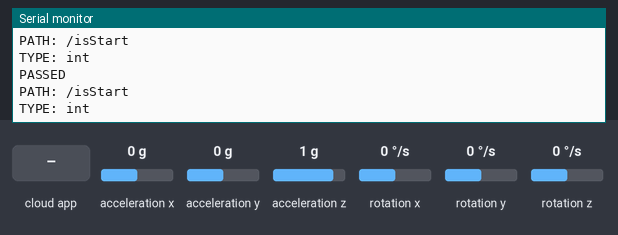
Simulated run of this sketch. Board: ESP8266 (NodeMCU). Parts: the last lines printed to the serial monitor. Inputs (shaded band) come from the test bench; at power-on: acceleration x 0 g, acceleration y 0 g, acceleration z 1 g, rotation x 0 °/s, rotation y 0 °/s, rotation z 0 °/s. WiFi joins after 1.5 s; servers stay silent unless stated; the Firebase database answers and starts empty.

Above: at 2.7 s.
2.8 s: the phone or cloud app sets isStart to 1
At 4.99 s:
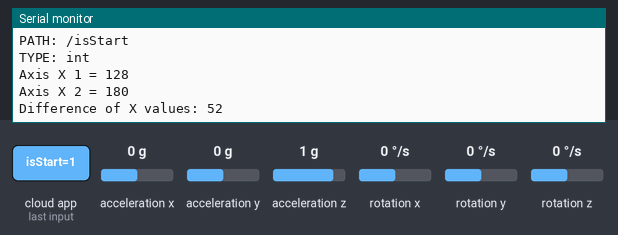
5.8 s: acceleration x set to -1.4 g
At 6.3 s:
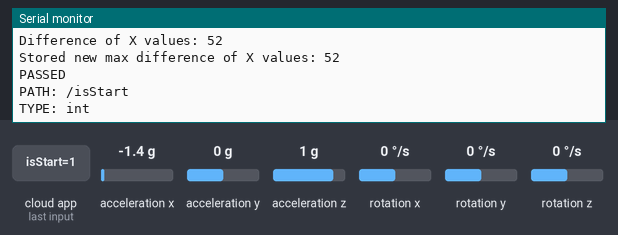
7.3 s: acceleration x set to -0.8 g
Timing chart, 0 to 10.3 s (numbered marks = the images above; inputs shaded):
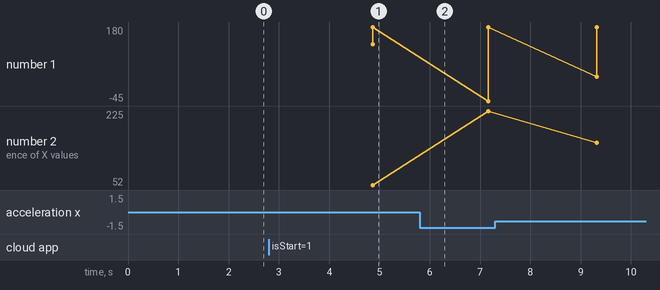

The sketch:

Firebase_connect_try.ino
```cpp
#include "Wire.h"
#include "I2Cdev.h"
#include "MPU6050.h"
#include <Arduino.h>
#if defined(ESP32)
#include <WiFi.h>
#elif defined(ESP8266)
#include <ESP8266WiFi.h>
#endif
#include <Firebase_ESP_Client.h>
#include "addons/TokenHelper.h"
#include "addons/RTDBHelper.h"
// WiFi credentials
#define WIFI_SSID "Kfirs Phone"
#define WIFI_PASSWORD "Kfir@326158813"

// Firebase credentials
#define API_KEY "AIzaSyCVEjwukELHMRqnj6yjIvmQcDVdPtR5zD4"
#define DATABASE_URL "https://finalproj155-default-rtdb.firebaseio.com/"
FirebaseData fbdo;

FirebaseAuth auth;
FirebaseConfig config;

unsigned long sendDataPrevMillis = 0;
int count = 0;
bool signupOK = false;
int intValue = 0;
int maxNumber = 1000;

MPU6050 mpu;
int16_t ax, ay, az;
int16_t gx, gy, gz;

MPU6050 mpu2;
int16_t ax2, ay2, az2;
int16_t gx2, gy2, gz2;

struct MyData {
  byte X;
  byte Y;
  byte Z;
};

MyData data;
void setup() {
  Serial.begin(115200);
  Wire.begin();
  mpu.initialize();
  mpu2.initialize();
  WiFi.begin(WIFI_SSID, WIFI_PASSWORD);
  Serial.print("Connecting to Wi-Fi");
  while (WiFi.status() != WL_CONNECTED) {
    Serial.print(".");
    delay(300);
  }
  Serial.println();
  Serial.print("Connected with IP: ");
  Serial.println(WiFi.localIP());
  Serial.println();

  /* Assign the api key (required) */
  config.api_key = API_KEY;

  /* Assign the RTDB URL (required) */
  config.database_url = DATABASE_URL;

  /* Sign up */
  if (Firebase.signUp(&config, &auth, "", "")) {
    Serial.println("ok");
    signupOK = true;
  } else {
    Serial.printf("%s\n", config.signer.signupError.message.c_str());
  }

  /* Assign the callback function for the long running token generation task */
  config.token_status_callback = tokenStatusCallback;  //see addons/TokenHelper.h

  Firebase.begin(&config, &auth);
  Firebase.reconnectWiFi(true);
}

void loop() {
  if (Firebase.ready() && signupOK && (millis() - sendDataPrevMillis > 300 || sendDataPrevMillis == 0)) {
    sendDataPrevMillis = millis();

    if (Firebase.RTDB.getInt(&fbdo, "/isStart")) {  // Check if data retrieval is successful
      if (fbdo.dataType() == "int") {               // Check if data type is integer
        intValue = fbdo.intData();                  // Get integer value from Firebase
        if (intValue == 1) {                        // Check if integer value is 1
          delay(2000);                              // Delay for 2 seconds for readability

          // Read data from MPU1
          mpu.getMotion6(&ax, &ay, &az, &gx, &gy, &gz);
          int x1 = map(ax, -17000, 17000, 0, 255);  // X axis data from MPU1
          Serial.print("Axis X 1 = ");
          Serial.println(x1);

          // Static value for Axis X 2
          int x2 = 180;
          Serial.print("Axis X 2 = ");
          Serial.println(x2);

          // Calculate the difference of X values
          int diffX = x2 - x1;
          Serial.print("Difference of X values: ");
          Serial.println(diffX);

          if (maxNumber > diffX) {
            maxNumber = diffX;

            if (Firebase.RTDB.setInt(&fbdo, "/angle", diffX)) {
              Serial.print("Stored new max difference of X values: ");
              Serial.println(diffX);
            }
          }
        }
      }
      Serial.println("PASSED");
      Serial.println("PATH: " + fbdo.dataPath());
      Serial.println("TYPE: " + fbdo.dataType());
    } else {
      Serial.println("FAILED");
      Serial.println("REASON: " + fbdo.errorReason());
    }
  }
}
```

Measured:
- after the input at 2.8 s, the serial monitor: prints a new line after 2.1 s (image 1)
- plotted number 2: 52 → 225 after the input at 5.8 s, 225 → 151 after the input at 7.3 s
